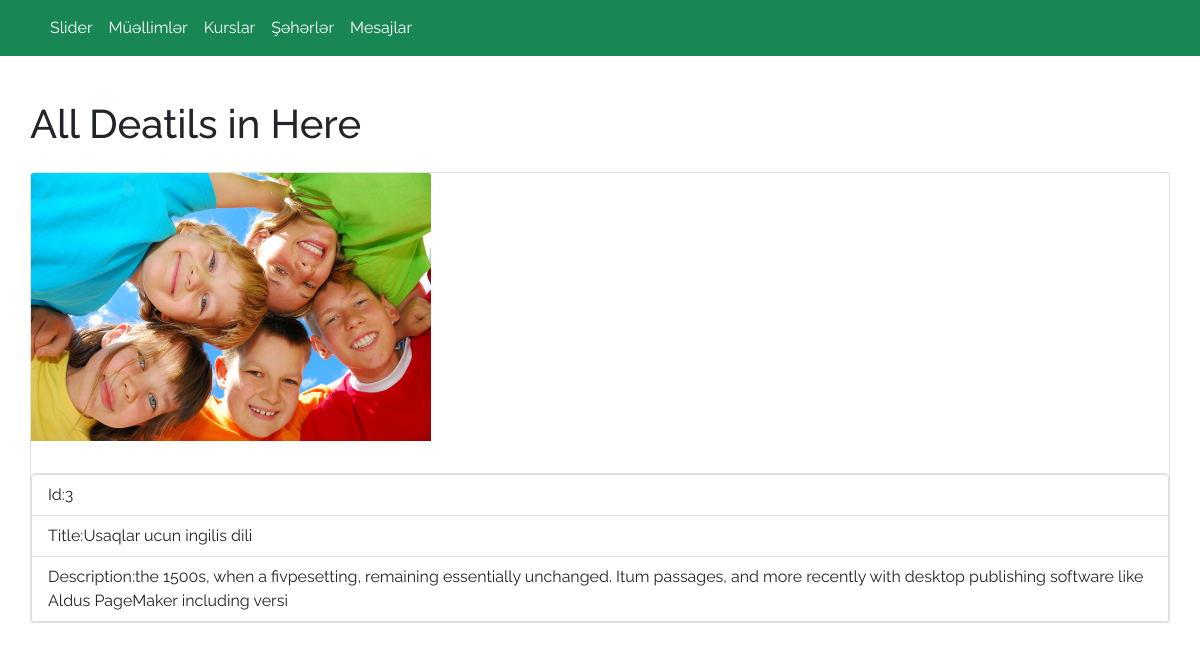
Screenshot of /admin/courses/detail/3 with the database file from the repository.
### app.py (models this page shows)
class Courses(db.Model):
    id=db.Column(db.Integer,primary_key=True)
    img=db.Column(db.String(100))
    title=db.Column(db.String(100))
    desc=db.Column(db.Text)

### app.py (the view)
@app.route('/admin/courses/detail/<id>')
def coursesDetail(id):
    coursesdetail=Courses.query.get(id)
    return render_template('admin/course_detail.html',coursesdetail=coursesdetail)

### templates/admin/course_detail.html
{% extends 'admin/layout.html' %}
{% block content %}
<div class="container" style="padding: 20px 0px;">
  <div class="row">
      <div class="col-12">
          <h1 class="my-4">All Deatils in Here</h1>
          <div class="card" >
              <img class="card-img-top"style="width: 25rem; height:auto" src="/static/uploads/{{coursesdetail.img}}" alt="">
              <div class="card-body">
          </div>
          <ul class="list-group">
              <li class="list-group-item">Id:{{coursesdetail.id}}</li>
              <li class="list-group-item">Title:{{coursesdetail.title}}</li>
              <li class="list-group-item">Description:{{coursesdetail.desc}}</li>
          </ul>
  </div>
{% endblock %}

### templates/admin/layout.html (style rules this page uses)
body { font-family: 'Raleway', sans-serif; }

### rows the page displays
Courses: img (picture), id "3", title "Usaqlar ucun ingilis dili", desc "the 1500s, when a fivpesetting, remaining essentially unchanged. Itum passages, and more recently with desktop publishing software like Aldus PageMaker including versi"
